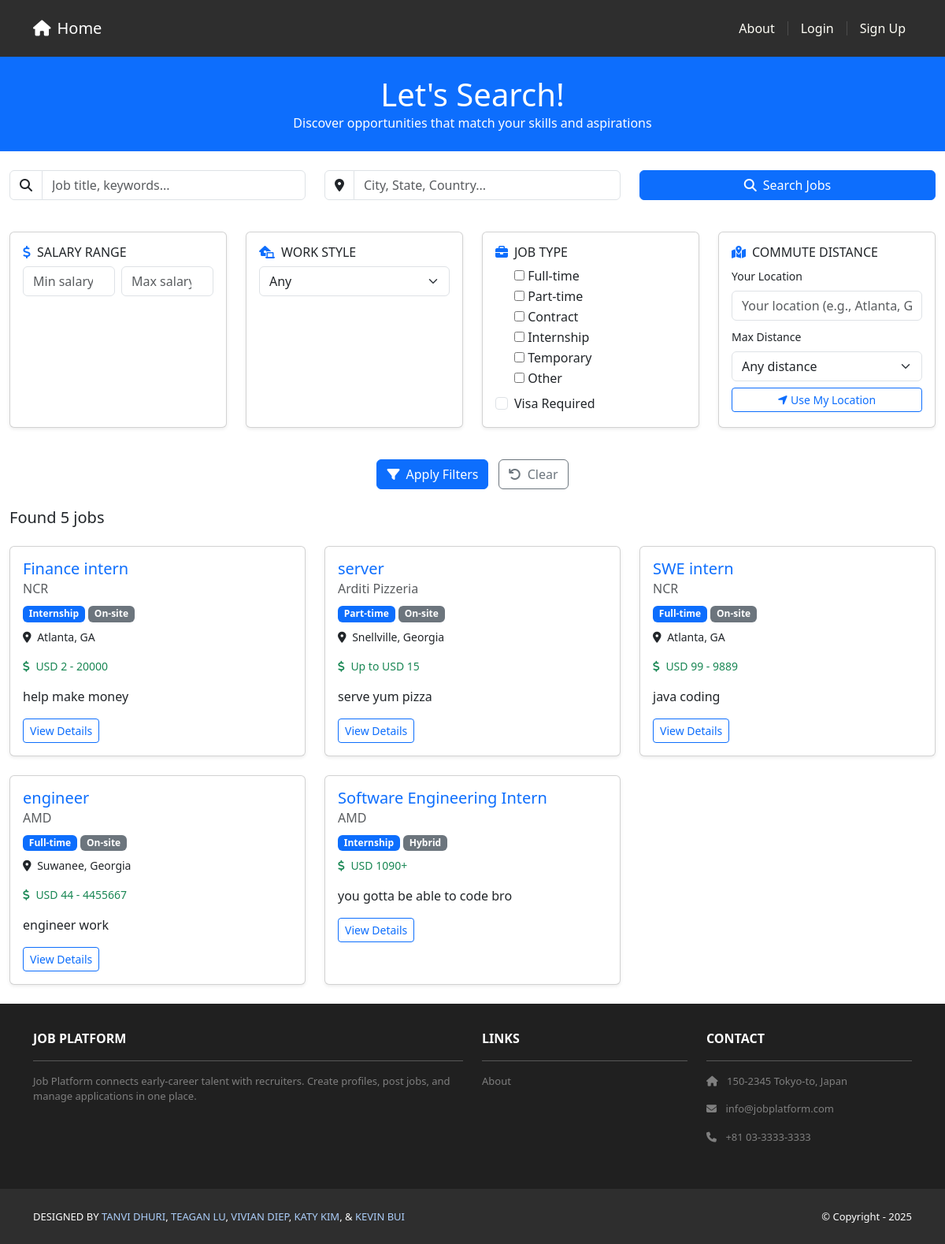
Screenshot of /jobs/ with the database file from the repository.
### jobs/models.py (models this page shows, shortened)
class Job(models.Model):
    objects = JobManager()
    class Status(models.TextChoices):
        DRAFT = 'draft', 'Draft'
        PUBLISHED = 'published', 'Published'
        CLOSED = 'closed', 'Closed'
    class EmploymentType(models.TextChoices):
        FULL_TIME = 'full_time', 'Full-time'
        PART_TIME = 'part_time', 'Part-time'
        CONTRACT = 'contract', 'Contract'
        INTERNSHIP = 'internship', 'Internship'
        TEMPORARY = 'temporary', 'Temporary'
        OTHER = 'other', 'Other'
    class WorkMode(models.TextChoices):
        REMOTE = 'remote', 'Remote'
        HYBRID = 'hybrid', 'Hybrid'
        ON_SITE = 'on_site', 'On-site'
    company = models.ForeignKey(Company, on_delete=models.PROTECT, related_name='jobs')
    title = models.CharField(max_length=255)
    description = models.TextField()
    required_skills = models.TextField(blank=True, help_text='Required skills (one per line or comma-separated)')
    employment_type = models.CharField(max_length=20, choices=EmploymentType.choices)
    work_mode = models.CharField(max_length=20, choices=WorkMode.choices)
    visa_required = models.BooleanField(default=False)
    salary_min = models.DecimalField(max_digits=12, decimal_places=2, null=True, blank=True)
    salary_max = models.DecimalField(max_digits=12, decimal_places=2, null=True, blank=True)
    currency = models.CharField(max_length=3, default='USD')
    office_location = models.ForeignKey(OfficeLocation, on_delete=models.SET_NULL, null=True, blank=True)
    status = models.CharField(max_length=12, choices=Status.choices, default=Status.DRAFT)
    slug = models.SlugField(max_length=300, unique=True, blank=True)
    posted_by = models.ForeignKey(settings.AUTH_USER_MODEL, on_delete=models.PROTECT, related_name='posted_jobs')
    published_at = models.DateTimeField(null=True, blank=True)
    unpublished_at = models.DateTimeField(null=True, blank=True)
    created_at = models.DateTimeField(auto_now_add=True)
    updated_at = models.DateTimeField(auto_now=True)

### companies/models.py (models this page shows, shortened)
class Company(models.Model):
    name = models.CharField(max_length=255, unique=True)
    website = models.URLField(blank=True)
    description = models.TextField(blank=True)

class OfficeLocation(models.Model):
    company = models.ForeignKey(Company, on_delete=models.CASCADE, related_name='office_locations')
    address = models.CharField(max_length=512)
    city = models.CharField(max_length=100, blank=True)
    state = models.CharField(max_length=100, blank=True)
    country = models.CharField(max_length=100, blank=True)
    postal_code = models.CharField(max_length=20, blank=True)
    latitude = models.FloatField(null=True, blank=True)
    longitude = models.FloatField(null=True, blank=True)

### jobs/views.py (the view, shortened to what this page needs)
# urls.py: path('', views.JobSearchView.as_view(), name='public_list'),
class JobSearchView(ListView):
    model = Job
    template_name = 'jobs/public_list.html'
    context_object_name = 'jobs'
    paginate_by = 20
    def get_queryset(self):
        queryset = Job.objects.filter(status=Job.Status.PUBLISHED).select_related('company', 'office_location').order_by('-published_at', '-updated_at')
        form = JobSearchForm(self.request.GET)
        if form.is_valid():
            cleaned_data = form.cleaned_data
            if cleaned_data.get('work_mode'):
                queryset = queryset.filter(work_mode=cleaned_data['work_mode'])
            employment_types = cleaned_data.get('employment_type')
            if employment_types:
                queryset = queryset.filter(employment_type__in=employment_types)
            if cleaned_data.get('salary_min'):
                queryset = queryset.filter(salary_min__gte=cleaned_data['salary_min'])
            if cleaned_data.get('salary_max'):
                queryset = queryset.filter(salary_max__lte=cleaned_data['salary_max'])
            if cleaned_data.get('visa_required') is not None:
                queryset = queryset.filter(visa_required=cleaned_data['visa_required'])
            commute_lat = cleaned_data.get('commute_lat')
            commute_lng = cleaned_data.get('commute_lng')
            commute_radius = cleaned_data.get('commute_radius')
        return queryset
    def get_context_data(self, **kwargs):
        context = super().get_context_data(**kwargs)
        context['form'] = JobSearchForm(self.request.GET)
        context['GOOGLE_MAPS_API_KEY'] = settings.GOOGLE_MAPS_API_KEY
        form = JobSearchForm(self.request.GET)
        if form.is_valid():
            active_filters = {}
            for field_name, value in form.cleaned_data.items():
                if value:
                    if isinstance(value, list):
                        active_filters[field_name] = ', '.join(value)
                    elif field_name in ['salary_min', 'salary_max'] and value:
                        active_filters[field_name] = f"${value:,.0f}"
                    elif value not in [None, '', [], False]:
                        active_filters[field_name] = str(value)
            context['active_filters'] = active_filters
        return context

### jobs/manager.py (called while the page is built)
    def get_queryset(self):
        return JobQuerySet(self.model, using=self._db)

### jobs/templates/jobs/public_list.html (shortened to what this page needs)
{% extends 'base.html' %}
{% load static %}
{% block content %}
<header class="masthead bg-primary text-white text-center py-4">
    <div class="container d-flex align-items-center flex-column">
        <h1 class="masthead-heading mb-0">Let's Search!</h1>
        <p class="masthead-subheading font-weight-light mb-0">
            Discover opportunities that match your skills and aspirations
        </p>
    </div>
</header>
<div class="container-fluid mt-4">
    <form method="get" action="{% url 'jobs:job_search' %}" id="searchForm">
        <div class="row mb-4">
            <div class="col-md-4 mb-3">
                <div class="input-group">
                    <span class="input-group-text bg-white">
                        <i class="fas fa-search"></i>
                    </span>
                    {{ form.title }}
                </div>
            </div>
            <div class="col-md-4 mb-3">
                <div class="input-group">
                    <span class="input-group-text bg-white">
                        <i class="fas fa-map-marker-alt"></i>
                    </span>
                    {{ form.location }}
                </div>
            </div>
            <div class="col-md-4 mb-3">
                <button type="submit" class="btn btn-primary w-100">
                    <i class="fas fa-search me-2"></i>Search Jobs
                </button>
            </div>
        </div>
        <div class="row mb-4">
            <div class="col-lg-3 col-md-6 mb-3">
                <div class="card shadow-sm h-100">
                    <div class="card-body">
                        <h6 class="card-title">
                            <i class="fas fa-dollar-sign text-primary me-2"></i>SALARY RANGE
                        </h6>
                        <div class="row g-2">
                            <div class="col-6">
                                {{ form.salary_min }}
                            </div>
                            <div class="col-6">
                                {{ form.salary_max }}
                            </div>
                        </div>
                    </div>
                </div>
            </div>
            <div class="col-lg-3 col-md-6 mb-3">
                <div class="card shadow-sm h-100">
                    <div class="card-body">
                        <h6 class="card-title">
                            <i class="fas fa-laptop-house text-primary me-2"></i>WORK STYLE
                        </h6>
                        {{ form.work_mode }}
                    </div>
                </div>
            </div>
            <div class="col-lg-3 col-md-6 mb-3">
                <div class="card shadow-sm h-100">
                    <div class="card-body">
                        <h6 class="card-title">
                            <i class="fas fa-briefcase text-primary me-2"></i>JOB TYPE
                        </h6>
                        {% for checkbox in form.employment_type %}
                            <div class="form-check">
                                {{ checkbox.tag }}
                                <label class="form-check-label" for="{{ checkbox.id_for_label }}">
                                    {{ checkbox.choice_label }}
                                </label>
                            </div>
                        {% endfor %}
                        <div class="form-check mt-2">
                            {{ form.visa_required }}
                            <label class="form-check-label" for="{{ form.visa_required.id_for_label }}">
                                Visa Required
                            </label>
                        </div>
                    </div>
                </div>
            </div>
            <div class="col-lg-3 col-md-6 mb-3">
                <div class="card shadow-sm h-100">
                    <div class="card-body">
                        <h6 class="card-title">
                            <i class="fas fa-map-marked-alt text-primary me-2"></i>COMMUTE DISTANCE
                        </h6>
                        <div class="mb-2">
                            <label class="form-label small">Your Location</label>
                            {{ form.commute_location }}
                        </div>
                        <div>
                            <label class="form-label small">Max Distance</label>
                            {{ form.commute_radius }}
                        </div>
                        <div class="mt-2">
                            <button type="button" class="btn btn-sm btn-outline-primary w-100" id="useMyLocation">
                                <i class="fas fa-location-arrow me-1"></i>Use My Location
                            </button>
                        </div>
                    </div>
                </div>
            </div>
        </div>
        <div class="row mb-4">
            <div class="col-12 text-center">
                <button type="submit" class="btn btn-primary me-2">
                    <i class="fas fa-filter me-2"></i>Apply Filters
                </button>
                <a href="{% url 'jobs:job_search' %}" class="btn btn-outline-secondary">
                    <i class="fas fa-undo me-2"></i>Clear
                </a>
            </div>
        </div>
    </form>
    <div class="row mb-3">
        <div class="col-12">
            <h5>Found {{ page_obj.paginator.count }} job{{ page_obj.paginator.count|pluralize }}</h5>
        </div>
    </div>
    <div class="row">
        {% for job in page_obj %}
        <div class="col-md-6 col-lg-4 mb-4">
            <div class="card h-100 shadow-sm">
                <div class="card-body">
                    <h5 class="card-title">
                        <a href="{% url 'jobs:public_detail' pk=job.pk slug=job.slug %}" class="text-decoration-none">
                            {{ job.title }}
                        </a>
                    </h5>
                    <h6 class="card-subtitle mb-2 text-muted">{{ job.company.name }}</h6>
                    <div class="mb-2">
                        <span class="badge bg-primary">{{ job.get_employment_type_display }}</span>
                        <span class="badge bg-secondary">{{ job.get_work_mode_display }}</span>
                    </div>
                    {% if job.office_location %}
                    <p class="card-text small">
                        <i class="fas fa-map-marker-alt me-1"></i>
                        {{ job.office_location.city }}{% if job.office_location.state %}, {{ job.office_location.state }}{% endif %}
                    </p>
                    {% endif %}
                    {% if job.salary_min or job.salary_max %}
                    <p class="card-text small text-success">
                        <i class="fas fa-dollar-sign me-1"></i>
                        {% if job.salary_min and job.salary_max %}
                            {{ job.currency }} {{ job.salary_min|floatformat:0 }} - {{ job.salary_max|floatformat:0 }}
                        {% elif job.salary_min %}
                            {{ job.currency }} {{ job.salary_min|floatformat:0 }}+
                        {% else %}
                            Up to {{ job.currency }} {{ job.salary_max|floatformat:0 }}
                        {% endif %}
                    </p>
                    {% endif %}
                    <p class="card-text">{{ job.description|truncatewords:20 }}</p>
                    <a href="{% url 'jobs:public_detail' pk=job.pk slug=job.slug %}" class="btn btn-outline-primary btn-sm">
                        View Details
                    </a>
                </div>
            </div>
        </div>
        {% endfor %}
    </div>
</div>
{% endblock %}

### jobs/templates/jobs/public_list.html (style rules this page uses)
.card { transition: transform 0.2s; }

### rows the page displays
Job: title "Finance intern", company.name "NCR", employment_type "Internship", work_mode "On-site", office_location.city "Atlanta", office_location.state "GA", currency "USD", salary_min "2", salary_max "20000", description "help make money"
Job: title "server", company.name "Arditi Pizzeria", employment_type "Part-time", work_mode "On-site", office_location.city "Snellville", office_location.state "Georgia", currency "USD", salary_max "15", description "serve yum pizza"
Job: title "SWE intern", company.name "NCR", employment_type "Full-time", work_mode "On-site", office_location.city "Atlanta", office_location.state "GA", currency "USD", salary_min "99", salary_max "9889", description "java coding"
Job: title "engineer", company.name "AMD", employment_type "Full-time", work_mode "On-site", office_location.city "Suwanee", office_location.state "Georgia", currency "USD", salary_min "44", salary_max "4455667", description "engineer work"
Job: title "Software Engineering Intern", company.name "AMD", employment_type "Internship", work_mode "Hybrid", currency "USD", salary_min "1090", description "you gotta be able to code bro"

### other values shown
{{ checkbox.choice_label }} "Full-time" "Part-time" "Contract" "Internship" "Temporary" "Other"
{{ page_obj.paginator.count }} "5"
